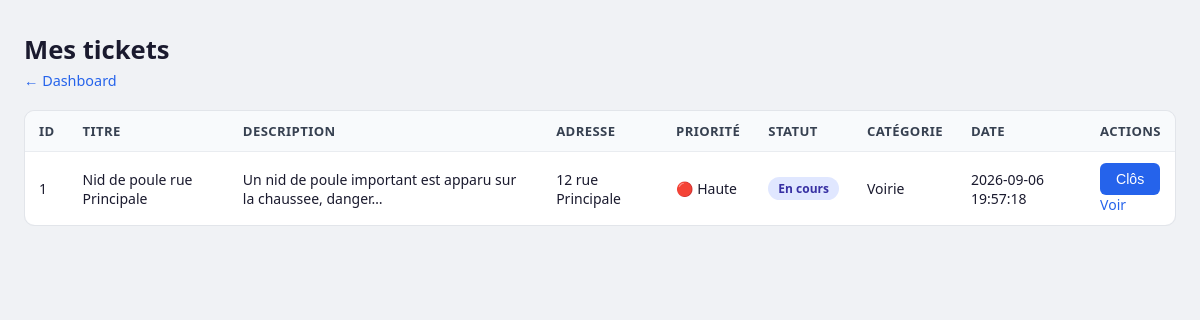
Page /index.php?action=my_tickets (signed in) on the committed database.
### tables this page shows
CREATE TABLE tickets (
    id            INT          PRIMARY KEY AUTO_INCREMENT,
    titre         VARCHAR(255) NOT NULL,
    corps         TEXT         NOT NULL,
    adresse_lieu  VARCHAR(255) NOT NULL,
    priorite      ENUM('low', 'medium', 'hard')                         NOT NULL DEFAULT 'medium',
    statut        ENUM('en cours', 'en attente', 'termine', 'cloture')  NOT NULL DEFAULT 'en cours',
    assign_to     INT          NULL,
    categorie_id  INT          NULL,
    date_creation DATETIME     DEFAULT CURRENT_TIMESTAMP,

    CONSTRAINT fk_ticket_utilisateur FOREIGN KEY (assign_to)
        REFERENCES utilisateurs(id) ON DELETE SET NULL,

    CONSTRAINT fk_ticket_categorie FOREIGN KEY (categorie_id)
        REFERENCES categories(id) ON DELETE SET NULL
);

CREATE TABLE categories (
    id  INT          PRIMARY KEY AUTO_INCREMENT,
    nom VARCHAR(100) NOT NULL
);

### controllers/my_tickets_ctrl.php (called while the page is built, shortened)
<?php
require_once '../config/config.php';
require_once '../config/function.php';
class TechnicienTickets
{
    public function getTickets(): array
    {
        $stmt = $this->pdo->prepare('
            SELECT t.id, t.titre, t.corps, t.adresse_lieu, t.priorite, t.statut,
                   t.date_creation, c.nom AS categorie_nom
            FROM   tickets t
            LEFT JOIN categories c ON t.categorie_id = c.id
            WHERE  t.assign_to = ?
              AND  t.statut IN ("en cours", "termine")
            ORDER BY t.date_creation DESC
        ');
        $stmt->execute([$this->userId]);
        return $stmt->fetchAll();
    }
}
$manager = new TechnicienTickets($pdo, (int) $_SESSION['user_id']);
$tickets = $manager->getTickets();

### config/function.php (called while the page is built, shortened)
<?php
function h(?string $v): string
{
    return htmlspecialchars((string)$v, ENT_QUOTES | ENT_SUBSTITUTE, 'UTF-8');
}
function tronquer(?string $t, int $max = 60): string
{
    $t = (string)$t;
    return mb_strlen($t) > $max ? mb_substr($t, 0, $max) . '…' : $t;
}
function labelPriorite(?string $p): string
{
    return match($p) {
        'low'    => '🟢 Basse',
        'medium' => '🟡 Moyenne',
        'hard'   => '🔴 Haute',
        default  => '—',
    };
}
function labelStatut(?string $s): string
{
    return match($s) {
        'en attente' => 'En attente',
        'en cours'   => 'En cours',
        'termine'    => 'Terminé',
        'cloture'    => 'Clôturé',
        default      => (string)$s,
    };
}

### views/my_tickets.php (the view, shortened to what this page needs)
<?php
require_once '../controllers/my_tickets_ctrl.php';
?>
<!DOCTYPE html>
<html lang="fr">
<head>
    <link rel="stylesheet" href="../assets/style.css">
</head>
<body>
<h1>Mes tickets</h1>
<div class="nav"><a href="index.php?action=home">← Dashboard</a></div>
<?php if (empty($tickets)): ?>
    <p class="empty">Aucun ticket assigné pour le moment.</p>
<?php else: ?>
    <div class="table-wrapper">
        <table>
            <thead>
                <tr>
                    <th>ID</th><th>Titre</th><th>Description</th><th>Adresse</th>
                    <th>Priorité</th><th>Statut</th><th>Catégorie</th>
                    <th>Date</th><th>Actions</th>
                </tr>
            </thead>
            <tbody>
                <?php foreach ($tickets as $t): ?>
                    <tr>
                        <td><?= h($t['id']) ?></td>
                        <td><?= h($t['titre']) ?></td>
                        <td><?= h(tronquer($t['corps'], 60)) ?></td>
                        <td><?= h($t['adresse_lieu']) ?></td>
                        <td><?= h(labelPriorite($t['priorite'])) ?></td>
                        <td><span class="badge"><?= h(labelStatut($t['statut'])) ?></span></td>
                        <td><?= h($t['categorie_nom'] ?? '—') ?></td>
                        <td><?= h($t['date_creation']) ?></td>
                        <td>
                            <?php if ($t['statut'] === 'en cours'): ?>
                                <form method="post">
                                    <button type="submit">Clôs</button>
                                </form>
                            <?php endif; ?>
                            <a href="index.php?action=read_ticket&id=<?= h($t['id']) ?>">Voir</a>
                        </td>
                    </tr>
                <?php endforeach; ?>
            </tbody>
        </table>
    </div>
<?php endif; ?>
</body>
</html>

### public/assets/style.css (style rules this page uses)
*, *::before, *::after { box-sizing: border-box; margin: 0; padding: 0; }
body { font-family: system-ui, sans-serif; font-size: 15px; background: #f0f2f5; color: #1a1a2e; padding: 32px 24px; min-height: 100vh; }
h1 { font-size: 1.6rem; font-weight: 700; margin-bottom: 4px; }
a { color: #2563eb; text-decoration: none; }
.nav, .page-header { display: flex; align-items: center; gap: 12px; margin-bottom: 20px; font-size: 0.9rem; color: #555; flex-wrap: wrap; }
.badge { display: inline-block; padding: 3px 10px; border-radius: 20px; font-size: 0.75rem; font-weight: 600; background: #e0e7ff; color: #3730a3; white-space: nowrap; }
button, input[type=submit], .btn { display: inline-block; padding: 8px 16px; background: #2563eb; color: #fff; border: none; border-radius: 6px; cursor: pointer; font-size: 0.88rem; font-weight: 500; text-decoration: none; transition: background 0.15s; white-space: nowrap; }
.table-wrapper { overflow-x: auto; margin-top: 16px; border-radius: 10px; border: 1px solid #e2e5ea; }
table { width: 100%; border-collapse: collapse; background: #fff; border-radius: 10px; overflow: hidden; }
th, td { padding: 11px 14px; text-align: left; border-bottom: 1px solid #e9ecf0; font-size: 0.875rem; }
th { background: #f8fafc; font-weight: 600; color: #374151; font-size: 0.82rem; text-transform: uppercase; letter-spacing: .03em; }
tr:last-child td { border-bottom: none; }

### rows in the picture
tickets: id "1", titre "Nid de poule rue Principale", corps "Un nid de poule important est apparu sur la chaussee, danger…", adresse_lieu "12 rue Principale", priorite "🔴 Haute", statut "En cours", categorie.nom "Voirie", date_creation "2026-09-06 19:57:18"
